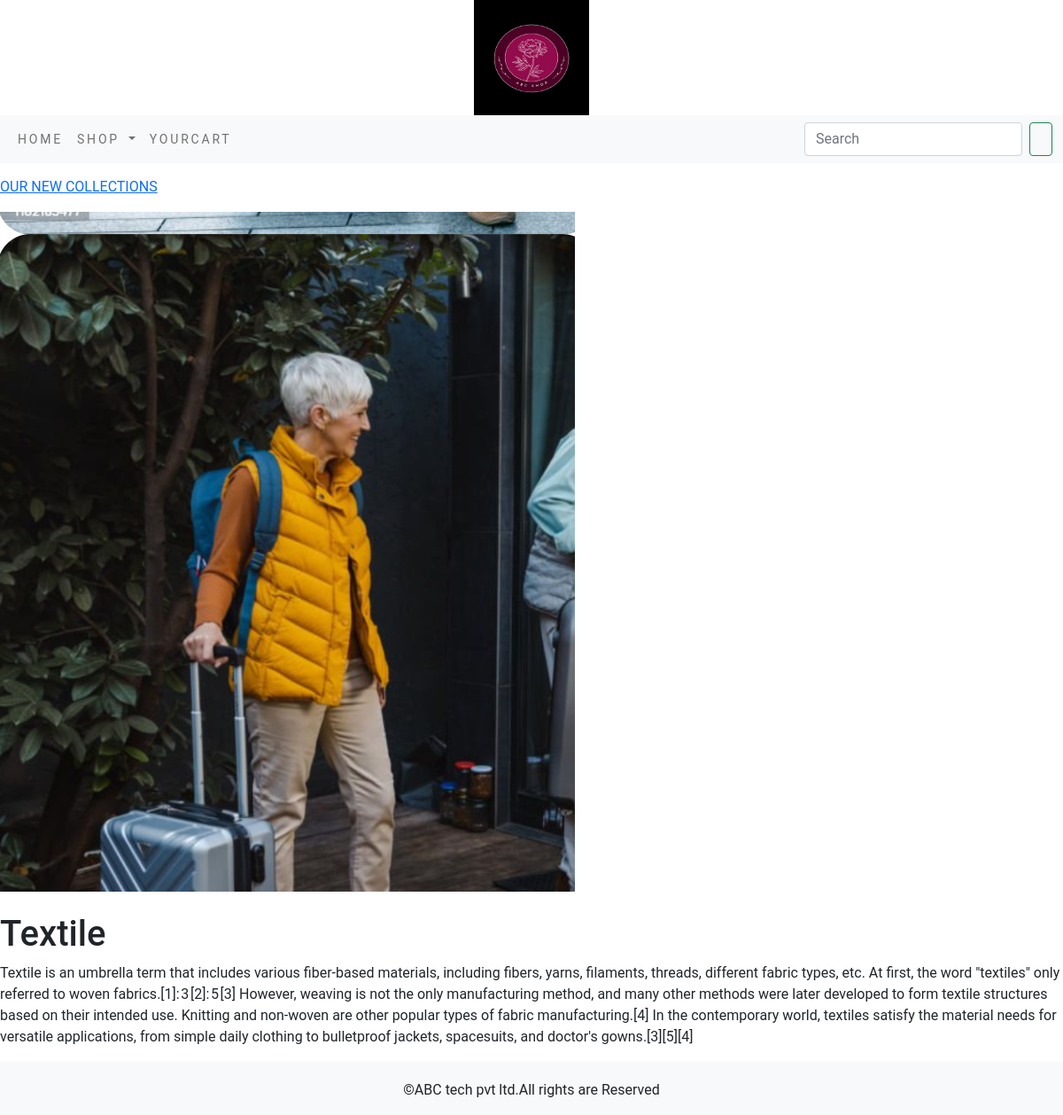
The page /shop/textile/ on the database its author committed.
### shop/models.py (models this page shows, shortened)
class Category(models.Model):
    name = models.CharField(max_length=250,unique=True)
    slug = models.SlugField(max_length=250,unique=True)
    description = models.TextField(blank=True)
    image = models.ImageField(upload_to='category',blank=True)
    class Meta:
        ordering = ('name',)
        verbose_name = 'category'
        verbose_name_plural = 'categories'
    def get_url(self):
        return reverse('shop:products_by_category',args=[self.slug])

### shop/views.py (the view)
# urls.py: path('', views.allProdCat, name='allProdCat'),
def allProdCat(request, c_slug=None):
    c_page = None
    products_list = None
    if c_slug != None:
        c_page = get_object_or_404(Category, slug=c_slug)
        products_list = Product.objects.filter(category=c_page,available=True)
    else:
        products_list = Product.objects.filter(available=True)
    paginator = Paginator(products_list,6)
    page_number = request.GET.get('page')
    try:
        products = paginator.page(page_number)
    except PageNotAnInteger:
        products = paginator.page(1)
    except EmptyPage:
        products = paginator.page((paginator.num_pages))
    return render(request,"category.html",{'category': c_page, 'products': products})

### shop/context_processors.py (called while the page is built)
def menu_links(request):
    links = Category.objects.all()
    return dict(links=links)

### templates/category.html (shortened to what this page needs)
{% extends 'base.html' %}
{% load static %}
  {% block content %}
    {% if category %}
            <div>
                <div class="row my_row_class">
                    <div class="mx-auto">
                        <p><a href="{% url 'shop:allProdCat' %}">OUR NEW COLLECTIONS</a> </p>
                  </div>
                </div>
            </div>
    {%  endif %}
      <div class="mx-auto">
       {% if category %}
         <img class="my_image" src="{{category.image.url}}" alt="{{category.name}}">
   </div>
<br>
      <div>
          <h1 class="text center my_title">{{category.name}}</h1>
          <p class="text justify"> {{category.description}}</p>
      </div>
 {% endif %}
  {% endblock %}

### static/css/custom.css (style rules this page uses)
body { font-family: 'Roboto', sans-serif; }
.my_row_class { padding-top:15px; }

### rows shown on the page
Category: image (picture), name "Textile", description "Textile is an umbrella term that includes various fiber-based materials, including fibers, yarns, filaments, threads, different fabric types, etc. At first, the word \"textiles\" only referred to woven fabrics.[1]: 3 [2]: 5 [3] However, weaving is not the only manufacturing method, and many other methods were later developed to form textile structures based on their intended use. Knitting and non-woven are other popular types of fabric manufacturing.[4] In the contemporary world, textiles satisfy the material needs for versatile applications, from simple daily clothing to bulletproof jackets, spacesuits, and doctor's gowns.[3][5][4]"
